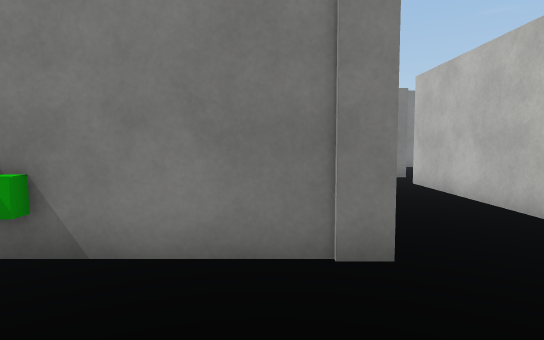
View 1 (above)

16 first-person views from a walk through a Unity game level. The camera is 1.2 m above the floor, tilts 4° down and sees 75° across. Doors are open. The floor is counted in squares, 1 m on a side. Each view is taken from the middle of a square. On the plan, view 1 faces up. The plan holds only what a view shows up to about 14 squares ahead; the rest is blank. The place goes on beyond the plan. The player is left out. Some surface patterns are stand-ins.

View 2
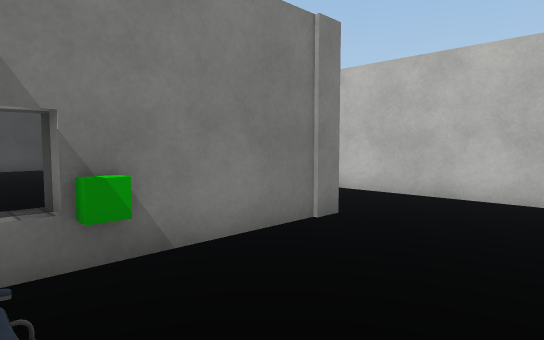

View 3
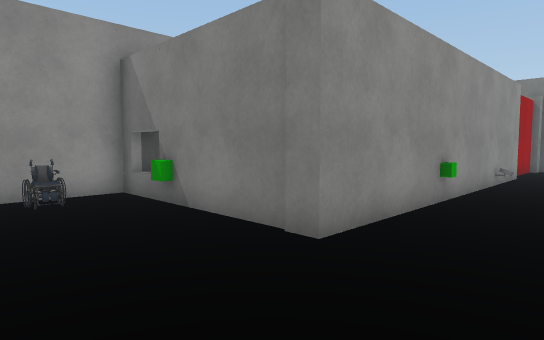

View 4
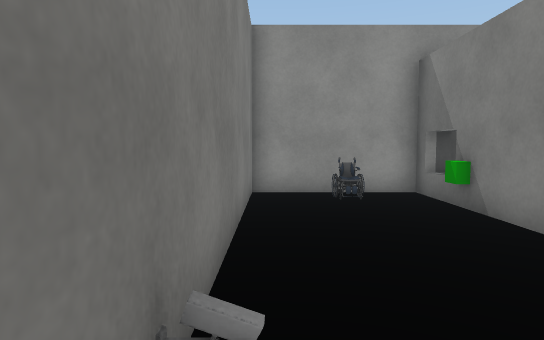

View 5
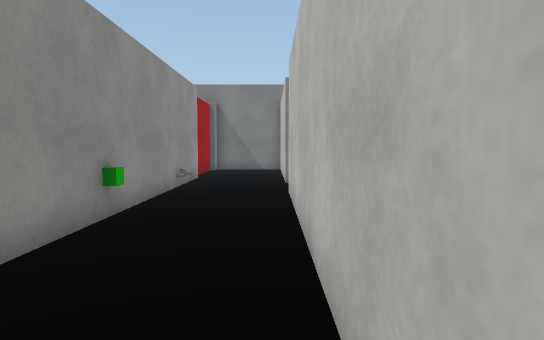

View 6
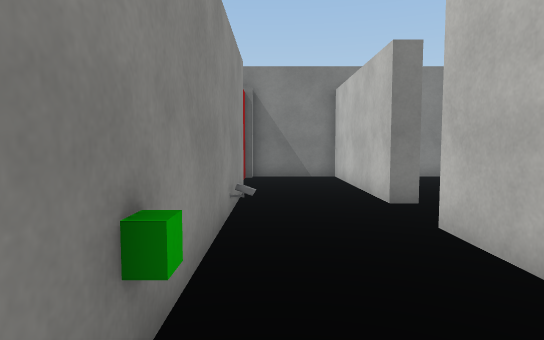

View 7
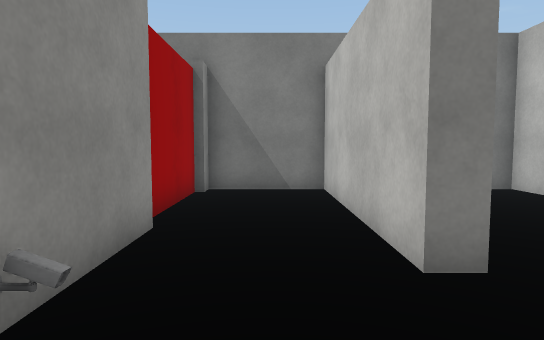

View 8
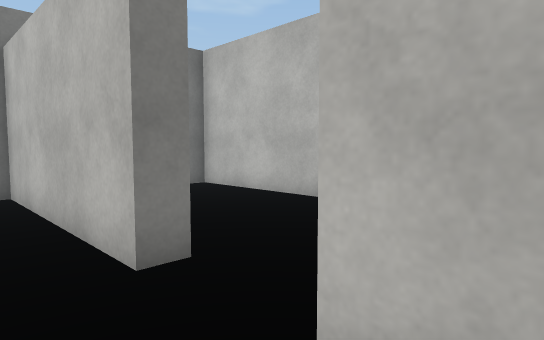

View 9
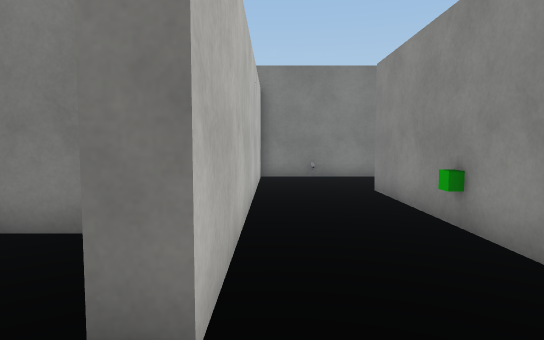

View 10
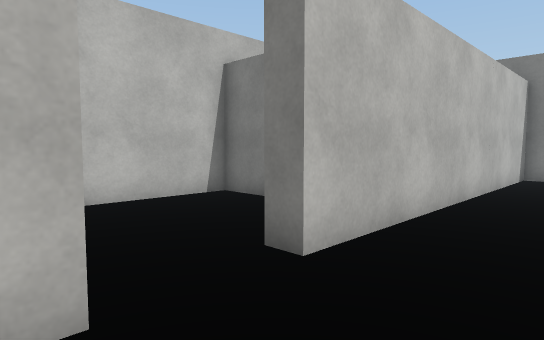

View 11
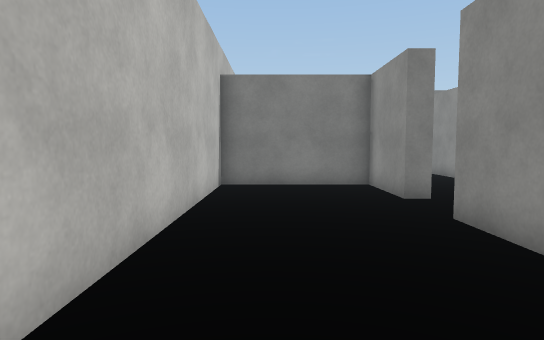

View 12
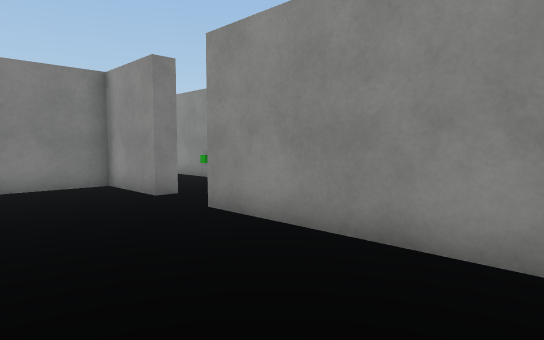

View 13
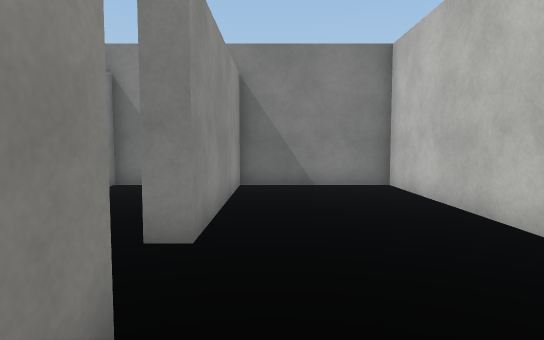

View 14
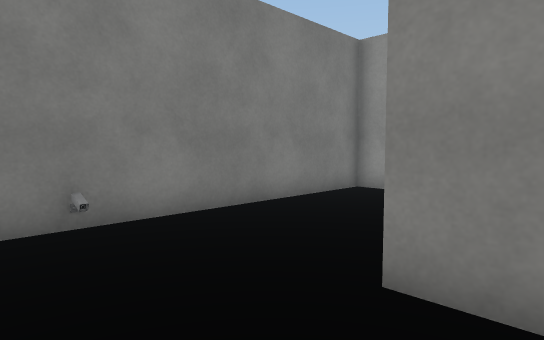

View 15
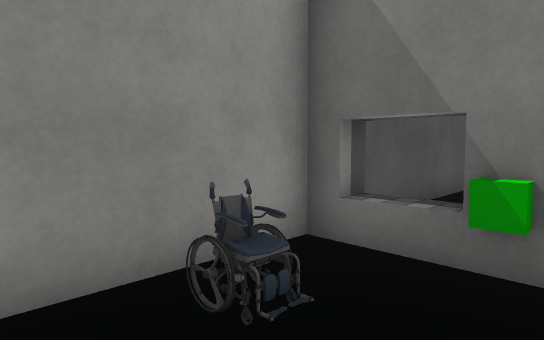

View 16
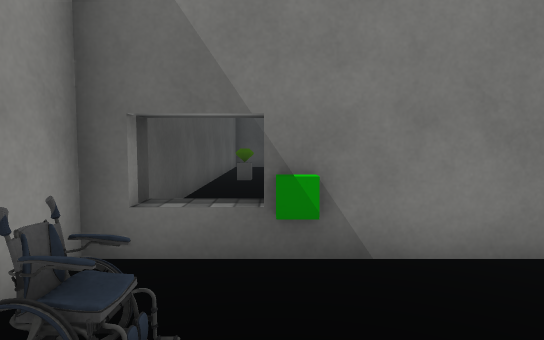

### Floor plan
Ten units are one square. View 1 is at (0, 0); x grows to the right and y downward. Boxes are objects, and circles mark ways between rooms. Rooms are numbered by the first view taken in them; rooms with no view inside come last. Other rooms are left out.
<svg viewBox="-55 -201 155 211">
<path fill="none" stroke="#000" d="M13 -37 -26 -37M-45 -44 -45 -37M-50 -37 -50 5 44 5 44 -39M50 -133 44 -133 44 -196 13 -196 13 -190M13 -151 13 -37M10 -191 10 -158M44 -39 44 -111 50 -111M50 -111 50 -82 95 -82 95 -196 50 -196 50 -133"/>
<rect x="-45" y="-25" width="10" height="10" fill="#bbb"><title>chair</title></rect>
<rect x="-45" y="-45" width="10" height="10" fill="#bbb"><title>block</title></rect>
<rect x="-35" y="-45" width="10" height="10" fill="#bbb"><title>green cube</title></rect>
<circle cx="30" cy="-40" r="3" fill="#2a7"/>
<circle cx="50" cy="-125" r="3" fill="#2a7"/>
<text x="0" y="-20">1</text>
<text x="30" y="-120">2</text>
<text x="70" y="-140">3</text>
</svg>
Room 1 opens to room 2. Room 2 opens to room 3.

Where each view was taken, in squares from view 1:
view 1: 0 up, 0 right, facing up
view 2: 0 up, 4 left, facing up-right
view 3: 0 up, 4 right, facing up-left
view 4: 0 up, 4 right, facing left
view 5: 2 up, 4 right, facing up
view 6: 6 up, 2 right, facing up
view 7: 10 up, 3 right, facing up
view 8: 10 up, 3 right, facing up-right
view 9: 13 up, 4 right, facing down
view 10: 14 up, 2 right, facing down-right
view 11: 19 up, 8 right, facing down
view 12: 19 up, 9 right, facing down-left
view 13: 9 up, 6 right, facing up
view 14: 5 up, 4 right, facing down-left
view 15: 0 up, 2 left, facing up-left
view 16: 0 up, 3 left, facing up
